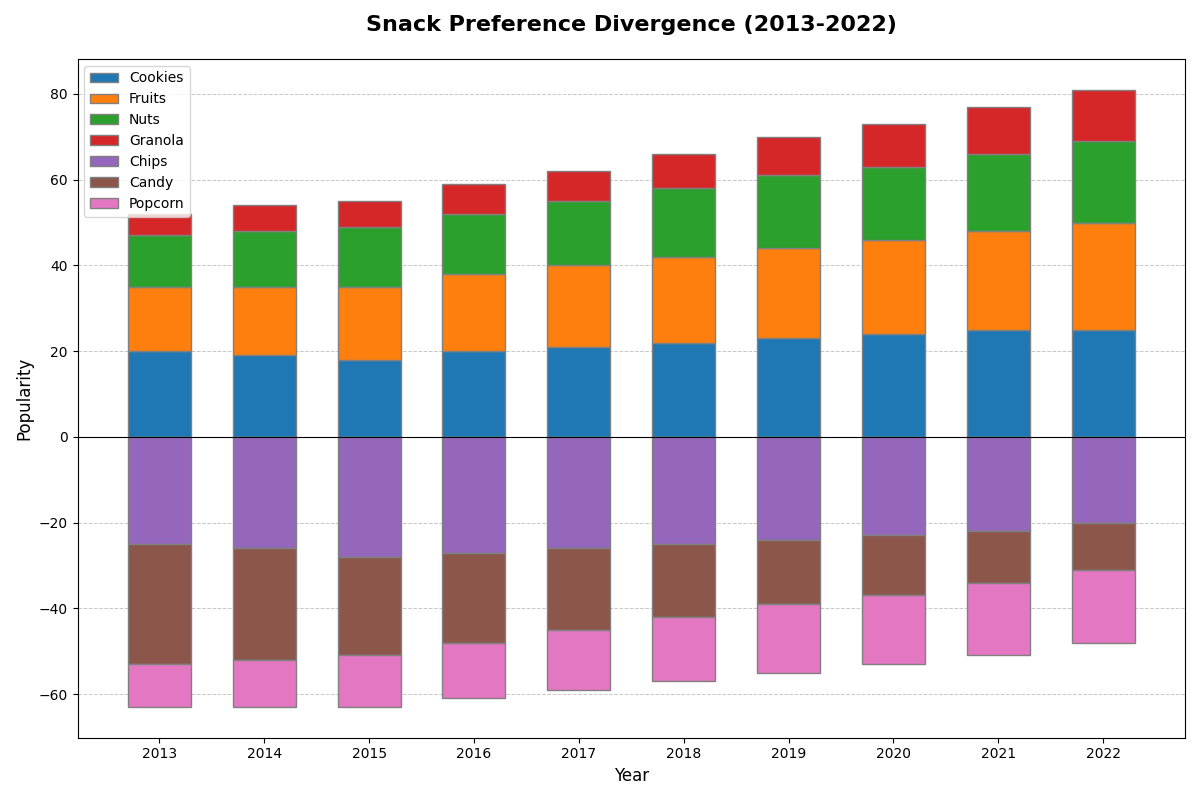

The script that drew this image:
import matplotlib.pyplot as plt
import numpy as np

years = np.array(['2013', '2014', '2015', '2016', '2017', '2018', '2019', '2020', '2021', '2022'])

chip_popularity = np.array([25, 26, 28, 27, 26, 25, 24, 23, 22, 20])
cookie_popularity = np.array([20, 19, 18, 20, 21, 22, 23, 24, 25, 25])
fruit_popularity = np.array([15, 16, 17, 18, 19, 20, 21, 22, 23, 25])
nut_popularity = np.array([12, 13, 14, 14, 15, 16, 17, 17, 18, 19])
candy_popularity = np.array([28, 26, 23, 21, 19, 17, 15, 14, 12, 11])
popcorn_popularity = np.array([10, 11, 12, 13, 14, 15, 16, 16, 17, 17])
granola_popularity = np.array([5, 6, 6, 7, 7, 8, 9, 10, 11, 12])

fig, ax = plt.subplots(figsize=(12, 8))
bar_width = 0.6

new_colors = ['#1f77b4', '#ff7f0e', '#2ca02c', '#d62728', '#9467bd', '#8c564b', '#e377c2']

# Convert values for diverging bar chart
popularity_data = np.array([cookie_popularity, fruit_popularity, nut_popularity, granola_popularity])
neg_popularity_data = np.array([chip_popularity, candy_popularity, popcorn_popularity])

for i, year in enumerate(years):
    positive_base = 0
    negative_base = 0

    # Plotting positive part
    for j, data in enumerate(popularity_data):
        ax.bar(year, data[i], width=bar_width, label=('Cookies', 'Fruits', 'Nuts', 'Granola')[j] if i == 0 else "", 
               bottom=positive_base, color=new_colors[j], edgecolor='grey')
        positive_base += data[i]

    # Plotting negative part
    for j, data in enumerate(neg_popularity_data):
        ax.bar(year, -data[i], width=bar_width, label=('Chips', 'Candy', 'Popcorn')[j] if i == 0 else "", 
               bottom=negative_base, color=new_colors[j + 4], edgecolor='grey')
        negative_base -= data[i]

ax.set_title('Snack Preference Divergence (2013-2022)', fontsize=16, fontweight='bold', pad=20)
ax.set_xlabel('Year', fontsize=12)
ax.set_ylabel('Popularity', fontsize=12)

handles, labels = ax.get_legend_handles_labels()
ax.legend(handles[:7], labels[:7], fontsize=10, loc='upper left')

# Set grid
ax.yaxis.grid(True, linestyle='--', linewidth=0.7, alpha=0.7)
ax.set_axisbelow(True)

plt.axhline(y=0, color='black', linewidth=0.8)

plt.tight_layout()

plt.show()
